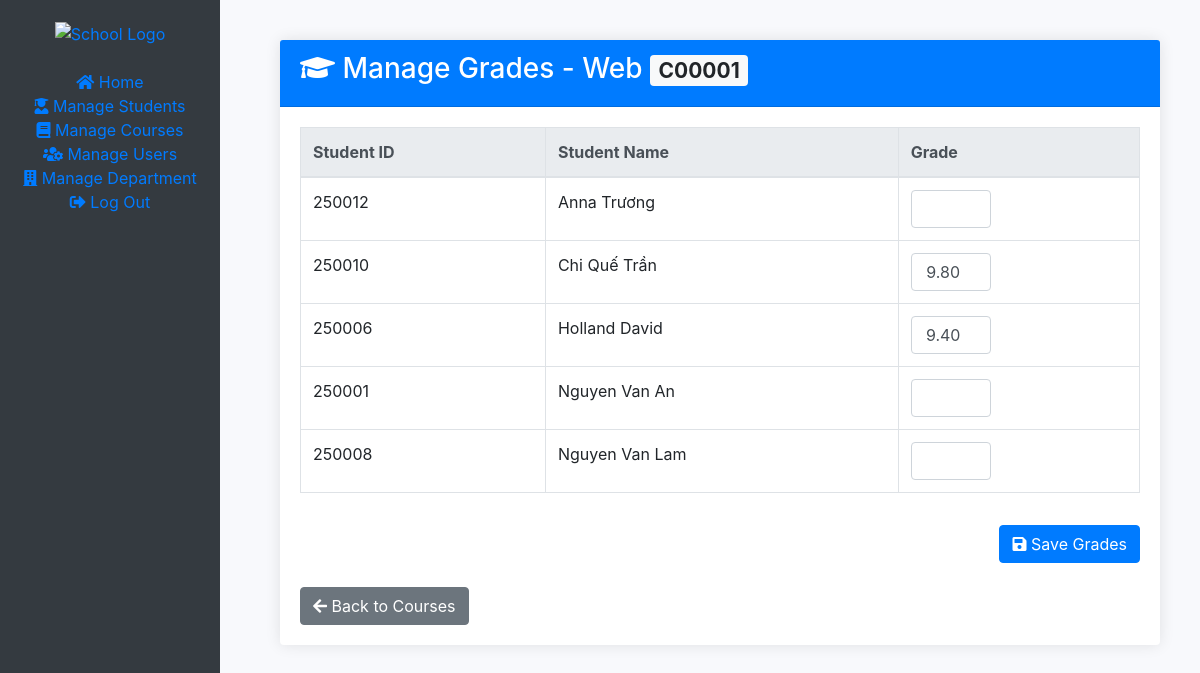
Screenshot of /Midterm/grade.php?course_id=C00001&student_id=250012 (signed in) with the database file from the repository.
### tables this page shows
CREATE TABLE `courses` (
  `course_id` varchar(20) NOT NULL,
  `course_name` varchar(100) NOT NULL,
  `credits` int(11) NOT NULL,
  `lecturer` varchar(100) DEFAULT NULL,
  `schedule` varchar(100) DEFAULT NULL,
  `created_at` timestamp NOT NULL DEFAULT current_timestamp()
);

CREATE TABLE `student_courses` (
  `id` int(11) NOT NULL,
  `student_id` varchar(20) NOT NULL,
  `course_id` varchar(20) NOT NULL,
  `enrollment_date` date NOT NULL,
  `grade` decimal(5,2) DEFAULT NULL
);

CREATE TABLE `student` (
  `student_id` int(11) NOT NULL,
  `student_name` varchar(100) NOT NULL,
  `dep_id` varchar(10) NOT NULL,
  `dob` date NOT NULL,
  `address` varchar(100) NOT NULL,
  `email` varchar(100) NOT NULL,
  `password` varchar(50) NOT NULL,
  `phone_number` varchar(20) NOT NULL,
  `img` text NOT NULL
);

### Midterm/grade.php (the view, shortened to what this page needs)
<?php
include 'db.php';
$course_id = $_GET['course_id'] ?? null;
$course = $conn->query("SELECT * FROM courses WHERE course_id = '$course_id'")->fetch_assoc();
$students = $conn->query("
    SELECT s.student_id, s.student_name, sc.grade
    FROM student_courses sc
    JOIN student s ON sc.student_id = s.student_id
    WHERE sc.course_id = '$course_id'
    ORDER BY s.student_name
");
?>
<!DOCTYPE html>
<html lang="en">
<head>
    <link href="https://stackpath.bootstrapcdn.com/bootstrap/4.5.2/css/bootstrap.min.css" rel="stylesheet">
    <link href="https://cdnjs.cloudflare.com/ajax/libs/font-awesome/5.15.4/css/all.min.css" rel="stylesheet">
</head>
<body>
<?php include 'sidebar.php'; ?>
<div class="content">
    <div class="card">
        <div class="card-header bg-primary text-white">
            <h3>
                <i class="fas fa-graduation-cap"></i> Manage Grades - <?= htmlspecialchars($course['course_name']) ?>
                <span class="badge badge-light"><?= htmlspecialchars($course['course_id']) ?></span>
            </h3>
        </div>
        <div class="card-body">
            <form method="POST">
                <div class="table-responsive">
                    <table class="table table-bordered table-hover">
                        <thead class="thead-light">
                            <tr>
                                <th>Student ID</th>
                                <th>Student Name</th>
                                <th>Grade</th>
                            </tr>
                        </thead>
                        <tbody>
                            <?php if ($students->num_rows > 0): ?>
                                <?php while ($student = $students->fetch_assoc()): ?>
                                <tr>
                                    <td><?= htmlspecialchars($student['student_id']) ?></td>
                                    <td><?= htmlspecialchars($student['student_name']) ?></td>
                                    <td>
                                        <input type="number" name="grades[<?= htmlspecialchars($student['student_id']) ?>]"
                                               class="form-control grade-input" min="0" max="10" step="0.1"
                                               value="<?= $student['grade'] !== null ? htmlspecialchars($student['grade']) : '' ?>">
                                    </td>
                                </tr>
                                <?php endwhile; ?>
                            <?php else: ?>
                                <tr>
                                    <td colspan="3" class="text-center">No students enrolled in this course</td>
                                </tr>
                            <?php endif; ?>
                        </tbody>
                    </table>
                </div>
                <?php if ($students->num_rows > 0): ?>
                <div class="text-right mt-3">
                    <button type="submit" name="update_grades" class="btn btn-primary">
                        <i class="fas fa-save"></i> Save Grades
                    </button>
                </div>
                <?php endif; ?>
            </form>
            <div class="mt-4">
                <a href="<?= $_SESSION['role'] === 'department' ? 'department_courses.php' : 'course.php' ?>"
                   class="btn btn-secondary">
                    <i class="fas fa-arrow-left"></i> Back to Courses
                </a>
            </div>
        </div>
    </div>
</div>
</body>
</html>

### Midterm/grade.php (style rules this page uses)
body { background-color: #f8f9fc; }
.content { margin-left: 240px; padding: 40px; }
.card { border: none; box-shadow: 0 0 15px rgba(0,0,0,0.1); }
.grade-input { width: 80px; text-align: center; }
.table-responsive { overflow-x: auto; }

### rows the page displays
courses: course_name "Web", course_id "C00001"
student_courses: student.student_id "250012", student.student_name "Anna Trương"
student_courses: student.student_id "250010", student.student_name "Chi Quế Trần", grade "9.80"
student_courses: student.student_id "250006", student.student_name "Holland David", grade "9.40"
student_courses: student.student_id "250001", student.student_name "Nguyen Van An"
student_courses: student.student_id "250008", student.student_name "Nguyen Van Lam"
